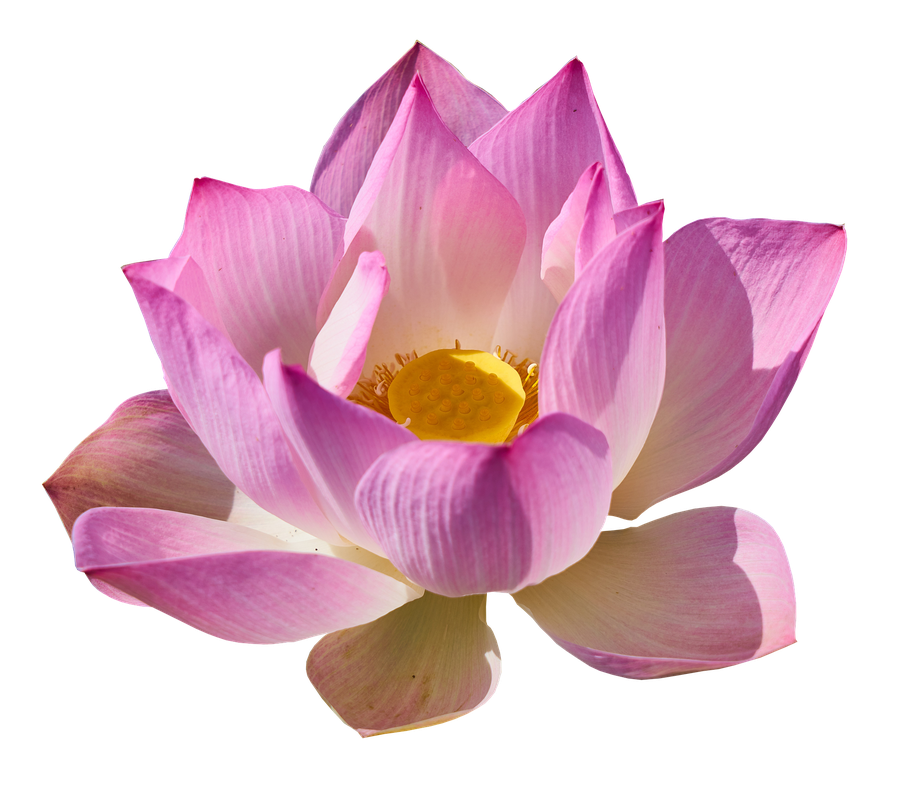
#> input picture StackAndQueue/lotus.png, 897 x 786 px, shrunk from 1920 x 1683 before the run
$ python stackAndQueueTest.py
#> lines starting #> are read from the running program, lines starting #| are printed output that depends on the picture
from PIL import Image, ImageFilter, ImageOps
#from os import chdir, path

def main():
    #dirPath = path.dirname(path.realpath(__file__))
    #chdir(dirPath)
    im = Image.open('lotus.png')
#> im is the input picture: PIL image 897x786 RGBA; mean R, G, B, A 99.5, 63.6, 75.9, 125.4

    #pngToJpg(im, 'flower')

    imageFun(im)


def imageFun(image):
    """ A function of tons of fun. """
    funImage = image.filter(ImageFilter.SHARPEN)
    funImage = funImage.rotate(180)
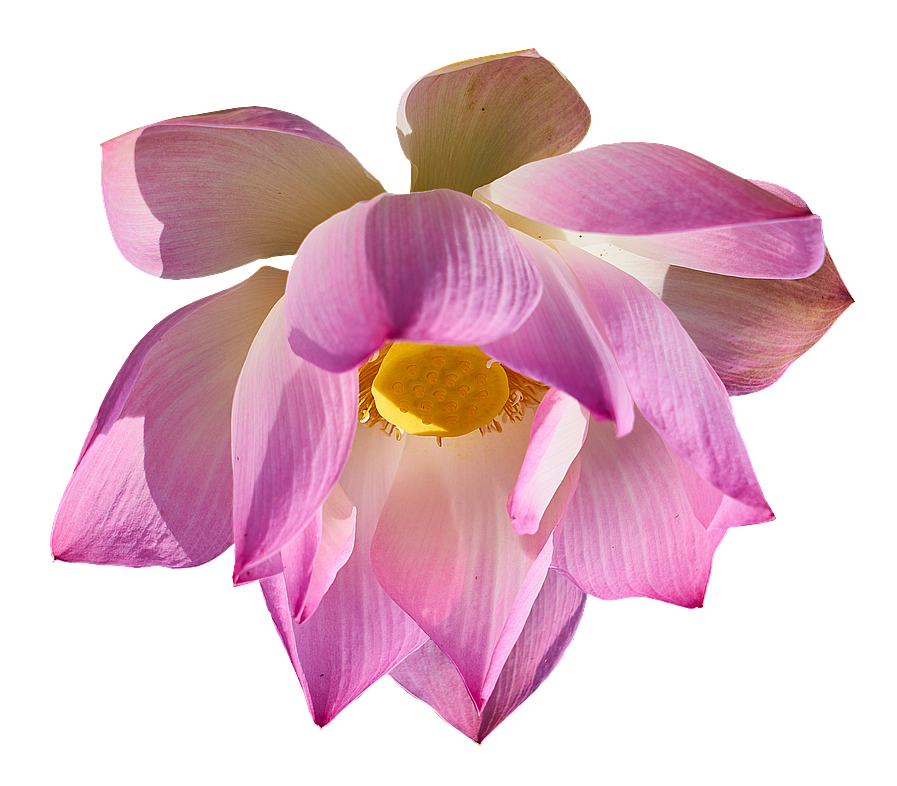
#> funImage: PIL image 897x786 RGBA; mean R, G, B, A 99.8, 64, 76.3, 125.4; transparent parts drawn white
    #funImage = ImageOps.mirror(funImage)

    funImage.save('fun.png')

def pngToJpg(image, fileName):
    image = image.convert('RGB')
    image.save(f'{fileName}.jpg')

main()

$ run again, with StackAndQueue/image2.png copied over StackAndQueue/lotus.png
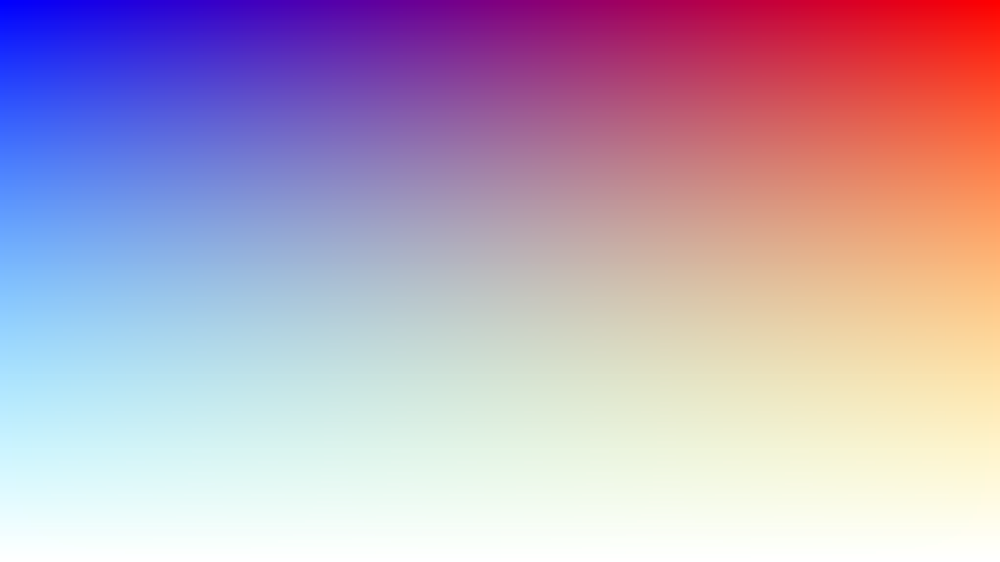
#> input picture StackAndQueue/image2.png, 1000 x 562 px, shrunk from 1920 x 1080 before the run
#> in main, im is the input picture: PIL image 1000x562 RGBA; mean R, G, B, A 126.5, 126.2, 126.6, 127.6
#> in imageFun, `funImage = funImage.rotate(180)`:
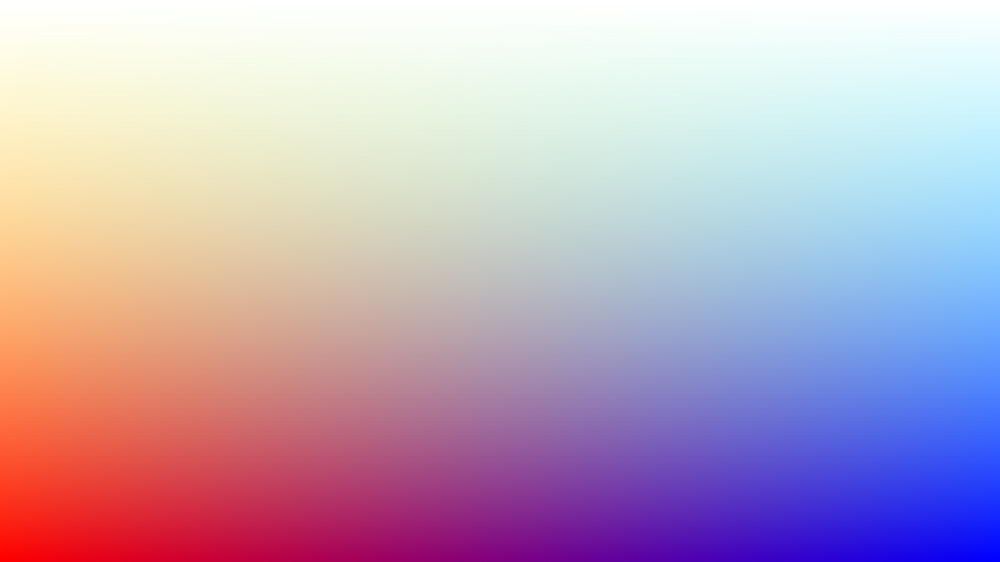
#> funImage: PIL image 1000x562 RGBA; mean R, G, B, A 126.5, 126.2, 126.6, 127.6; transparent parts drawn white
